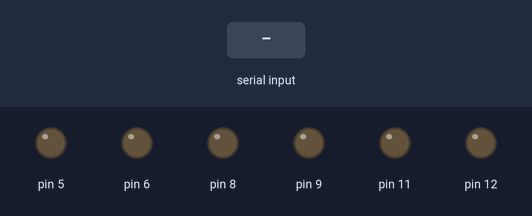
Bench run of a sketch on a simulated Arduino Uno, built with avr-gcc and run on an emulated ATmega328P. Parts: output pins drawn as LEDs (lit = HIGH). The inputs (shaded band) are chosen by the test bench. What the sketch prints to the serial monitor is not drawn.

Above: at 1.2 s.
1.3 s: "A" received over Serial
At 2.6 s:
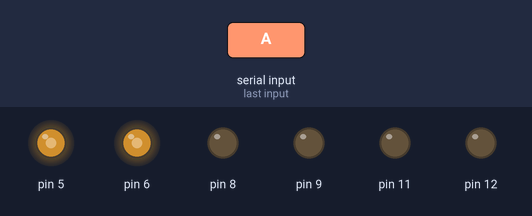
2.9 s: "C" received over Serial
At 4.0 s:
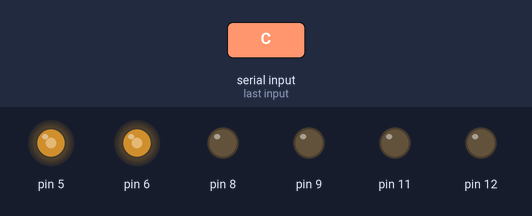
4.5 s: "E" received over Serial
At 5.3 s:
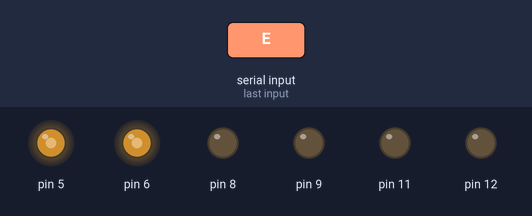
6.1 s: "G" received over Serial
At 6.6 s:
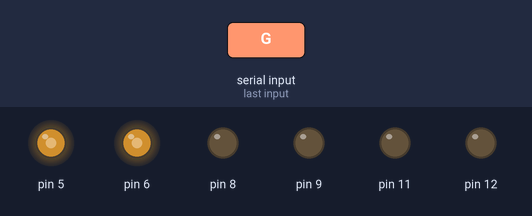
Timing chart, 0 to 8.7 s (numbered marks = the images above; inputs shaded):
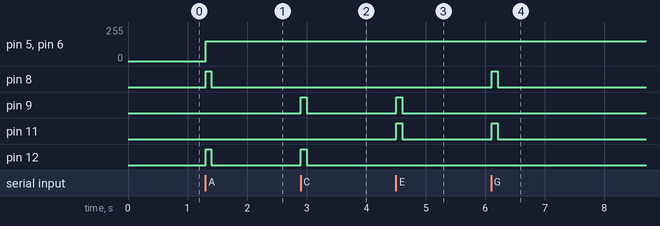

Measured:
- after the input at 1.3 s, pin 5, pin 6: 0/255 → 150/255 at once; pin 8, pin 12: LOW → HIGH at once, → LOW 0.10 s later
- after the input at 2.9 s, pin 9, pin 12: LOW → HIGH at once, → LOW 0.10 s later
- after the input at 4.5 s, pin 9, pin 11: LOW → HIGH at once, → LOW 0.10 s later
- after the input at 6.1 s, pin 8, pin 11: LOW → HIGH at once, → LOW 0.10 s later

The sketch:

car.ino
```cpp
#include <Arduino.h>

enum Dir_e {
    forward = 0,
    backward,
    left,
    right
};

class Motor {
private:
    int motor_IO_A;
    int motor_IO_B;
    int PWM_IO;
public:
    void Reset(int IO_A, int IO_B, int PWM) {
        this->motor_IO_A = IO_A;
        this->motor_IO_B = IO_B;
        this->PWM_IO = PWM;
        pinMode(motor_IO_A, OUTPUT);
        pinMode(motor_IO_B, OUTPUT);
        pinMode(PWM_IO, OUTPUT);
    }

    void SetOneMotorDirSpeed(bool dir, int speed);
    void Stop();
};

void Motor::SetOneMotorDirSpeed(bool dir, int speed) {
    digitalWrite(motor_IO_A, dir);
    digitalWrite(motor_IO_B, !dir);
    analogWrite(PWM_IO, speed);
}

void Motor::Stop() {
    digitalWrite(motor_IO_A, LOW);
    digitalWrite(motor_IO_B, LOW);
}

class BlueTooth {
private:
    int value;
    Motor motorLeft;
    Motor motorRight;

    void getValue() { value = Serial.read(); }

public:
    void Reset();

    void SetCarDirSpeed(Dir_e dir, int speed);

    void Control();
};

void BlueTooth::Reset() {
    motorLeft.Reset(8, 9, 6);
    motorRight.Reset(11, 12, 5);
    Serial.begin(9600);
}

void BlueTooth::SetCarDirSpeed(Dir_e dir, int speed) {
    switch (dir) {
        case left:
            motorLeft.SetOneMotorDirSpeed(1, speed);
            motorRight.SetOneMotorDirSpeed(1, speed);
            break;
        case right:
            motorLeft.SetOneMotorDirSpeed(0, speed);
            motorRight.SetOneMotorDirSpeed(0, speed);
            break;
        case backward:
            motorLeft.SetOneMotorDirSpeed(0, speed);
            motorRight.SetOneMotorDirSpeed(1, speed);
            break;
        case forward:
            motorLeft.SetOneMotorDirSpeed(1, speed);
            motorRight.SetOneMotorDirSpeed(0, speed);
            break;
    }
}

void BlueTooth::Control() {
    getValue();
    switch (value) {
        case 'A':
            SetCarDirSpeed(forward, 150);
            break;
        case 'C':
            SetCarDirSpeed(right, 150);
            break;
        case 'E':
            SetCarDirSpeed(backward, 150);
            break;
        case 'G':
            SetCarDirSpeed(left, 150);
            break;
        case -1:
            motorLeft.Stop();
            motorRight.Stop();
            break;
    }
}

BlueTooth blueTooth;
int init_count = 0;
bool start_flag = false;

void setup() {
    blueTooth.Reset();
    init_count = 0;
}

void loop() {
    if(init_count <= 12) init_count++;

    int value = Serial.read();
    Serial.println(value);
    delay(100);

    if(init_count >= 12) blueTooth.Control();
}
```
